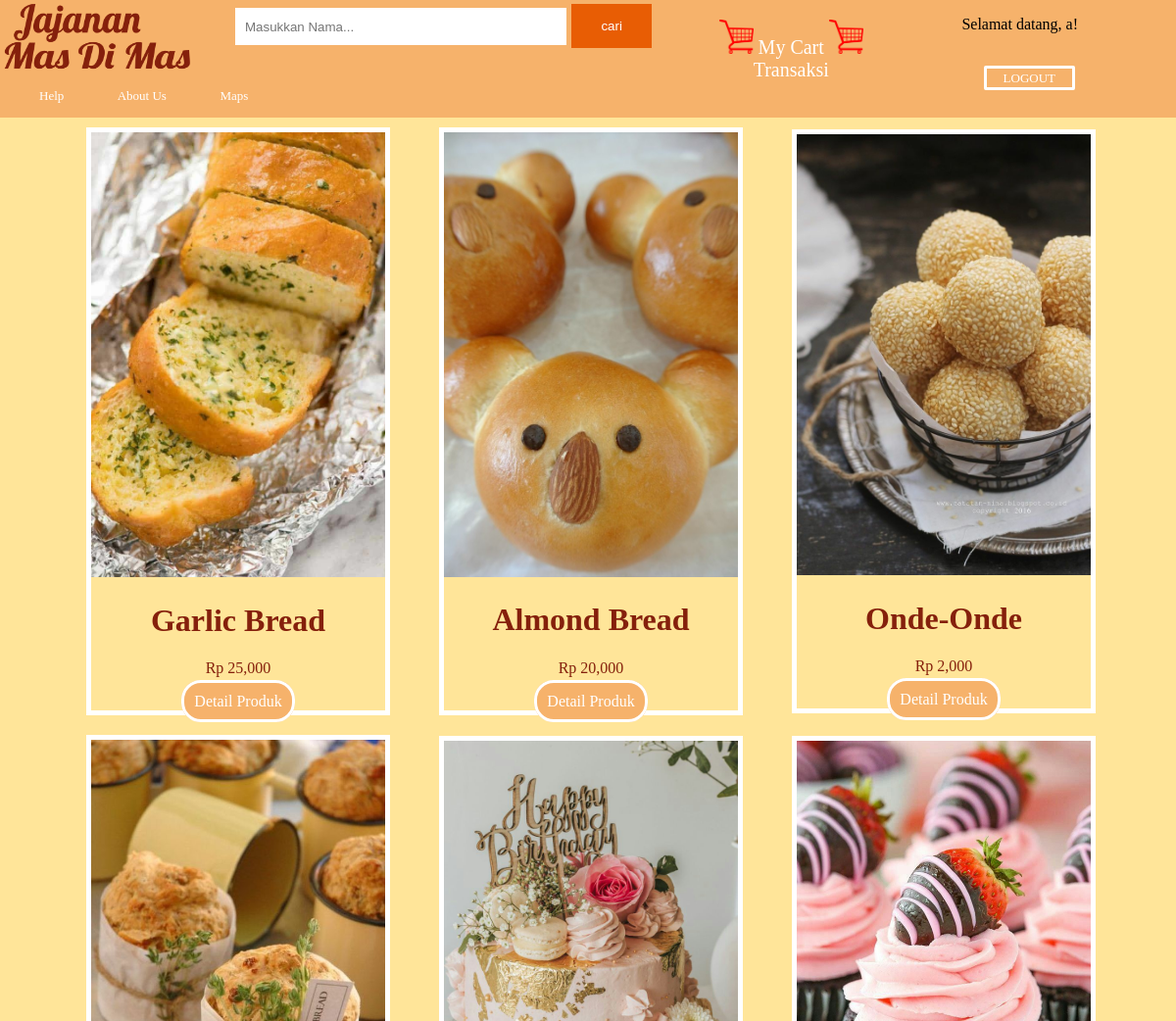
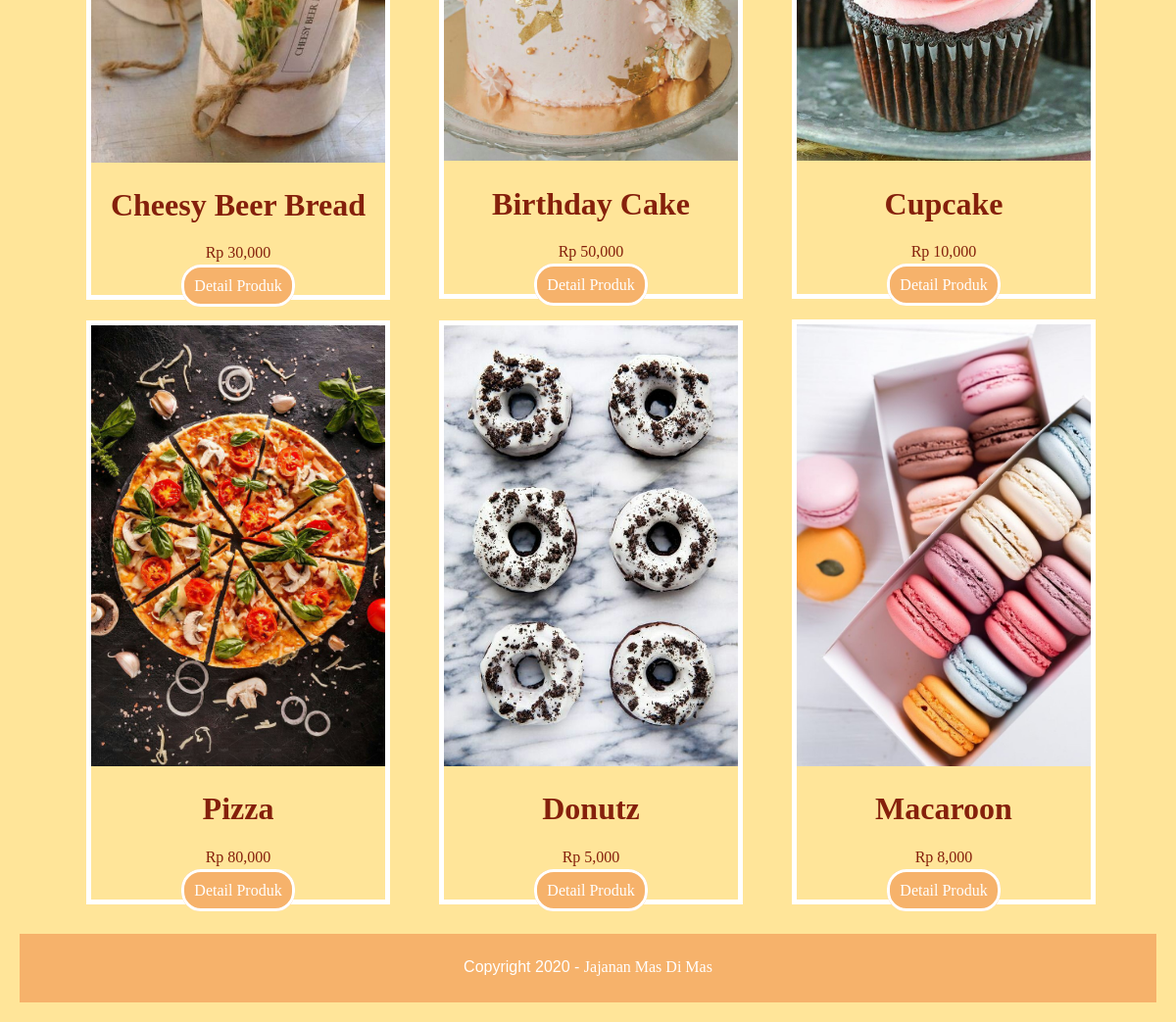
/home.php (signed in), run on the app's committed database (2 pictures, top to bottom).
### tables this page shows
CREATE TABLE `produk` (
  `id_produk` int(10) NOT NULL,
  `nama` varchar(100) NOT NULL,
  `harga` int(10) NOT NULL,
  `gambar` varchar(200) NOT NULL,
  `deskripsi` text NOT NULL
);

### home.php (the view, shortened to what this page needs)
<?php
include 'konek.php';
?>
<!DOCTYPE html>
<html>
<head>
    <link rel='stylesheet' href='css/style.css'>
</head>
<body>
    <div class='header'>
        <a href="home.php" class="custom-logo-link" rel="home" aria-current="page"><img width="200" height="80px" src="gambar/logo.png" class="custom-logo"/></a>
        <div class="menu-header-1">
            <div class="a">
                <ul>
                    <p>Selamat datang, <?php echo $_SESSION['username']; ?>!</p>
                    <li><a href="logout.php">LOGOUT</a></li>
                </ul>
            </div>
            <div class="c">
                <a href="keranjang.php" class="custom-logo-link" rel="home" aria-current="page"><img width="35" height="35" src="gambar/keranjang.png" class="custom-logo">     My Cart     </a>
                <a href="list-transaksi.php" class="custom-logo-link" rel="home" aria-current="page"><img width="35" height="35" src="gambar/keranjang.png" class="custom-logo">     Transaksi     </a>
            </div>
        </div>
        <div class="menu-header-2">
            <form action="home.php" method="GET">
                <input type="text" name="cari_data" placeholder="Masukkan Nama...">
                <input type="submit" value="cari" >
            </form>
        </div>
    </div>
    <div class="header-2">
        <div class="menu-header-2 mt-3">
            <ul>
                <li><a href="help.php">Help</a></li>
                <li><a href="aboutus.php">About Us</a></li>
                <li><a href="map.php">Maps</a></li>
            </ul>
        </div>
    </div>
    <div class='row'>
        <div class='gambar'>
            <?php
            if (isset($_GET["cari_data"]) ) {
                $cari = $_GET['cari_data'];
                if (isset($cari)) {
                   $ambil = $con->query("SELECT * FROM produk WHERE nama LIKE '%".$cari."%'");
                }
            }else{
                $ambil = $con->query ("SELECT * FROM produk");
            }
            while ($pecah = $ambil->fetch_array()) {
            ?>
                <div class='gambar'>
                    <div class='foto'>
                        <img src='gambar/<?php echo $pecah['gambar'];?>' alt="">
                        <h1><?php echo $pecah['nama'];?></h1>
                        <p>Rp <?php echo number_format($pecah['harga']);?></p>
                        <a href="halaman.php?halaman=detail&id=<?php echo $pecah['id_produk'];?>" class="btn">Detail Produk</a>
                    </div>
                </div>
            <?php } ?>
        </div>
    </div>
    <div class='footer'>
        <p>Copyright 2020 - <a href=''>Jajanan Mas Di Mas</a></p>
    </div>
</body>
</html>

### css/style.css (style rules this page uses)
body { background-color: #FFE599; margin: 0; font-family: sans-serif; }
.header { width: 100%; height: 60px; background-color: #F6B26B; }
.menu-header-1 { float: right; height: 60px; width: 40%; border-left: 0px solid; text-align: right; font-family: signika; }
.menu-header-1 .a { border-left: 0px solid; width: 44%; float: right; height: 60px; margin-right: 100px; }
.menu-header-1 .a ul a { font-size: 13px; font-family: Arial Black; font-style: bold; text-decoration: none; color: white; }
.menu-header-1 .a ul li { display: inline-block; position: relative; margin-top: 20px; margin-right: 3px; }
.menu-header-1 .a ul li a { color: white; text-decoration: none; border: 3px solid; border-radius: 2px; padding: 2px 17px 2px 17px; transition: 0.5s ease; }
.menu-header-1 .c { margin-top: 20px; width: 34%; float: right; height: 60px; text-align: center; }
.menu-header-1 .c a { text-decoration: none; color: white; font-size: 20px; font-family: signika; font-style: bold; }
.menu-header-2 { float: right; height: 60px; width: 40%; }
.menu-header-2 input[type="text"] { height: 36px; width: 68%; float: left; margin-top: 8px; padding-left: 10px; border: none; }
.menu-header-2 input[type="submit"] { background-color: #e85d04; border: none; color: white; padding: 15px 30px; text-align: center; text-decoration: none; display: inline-block; margin: 4px 2px 0 5px; cursor: pointer; }
.header-2 { width: 100%; height: 60px; background-color: #F6B26B; }
.header-2 .menu-header-2 { margin-left: 4%; width: 100%; height: 43px; }
.menu-header-2 ul li { display: inline-block; position: relative; list-style-type: none; margin-right: 50px; margin-top: 12px; }
.menu-header-2 ul li a { font-size: 13px; font-family: Arial Black; font-style: bold; text-decoration: none; color: white; }
.gambar { width: 90%; display: grid; grid-template-columns: 1fr 1fr 1fr; margin:auto; }
.gambar .foto { border: 5px solid white; margin:10px; text-align: center; }
.gambar .foto img { width: 300px; }
.gambar .foto h1 { font-family: signika; color: #85200c; }
.gambar .foto p { font-family: signika; color: #85200c; }
.gambar .foto a { border: 3px solid white; padding:10px; color: white; background: #F6B26B; text-decoration: none; border-radius: 20px; cursor: pointer; font-family: Arial Black; }
.footer { text-align: center; margin: 20px; color: white; background: #F6B26B; height: 70px; }
.footer p { padding-top:25px; }
.footer a { text-decoration: none; color: white; font-style: bold; font-family: signika; }

### data on the page
produk: gambar (picture), nama "Garlic Bread", harga "25,000"
produk: gambar (picture), nama "Almond Bread", harga "20,000"
produk: gambar (picture), nama "Onde-Onde", harga "2,000"
produk: gambar (picture), nama "Cheesy Beer Bread", harga "30,000"
produk: gambar (picture), nama "Birthday Cake", harga "50,000"
produk: gambar (picture), nama "Cupcake", harga "10,000"
produk: gambar (picture), nama "Pizza", harga "80,000"
produk: gambar (picture), nama "Donutz", harga "5,000"
produk: gambar (picture), nama "Macaroon", harga "8,000"

### other printed values
$_SESSION['username'] "a"
